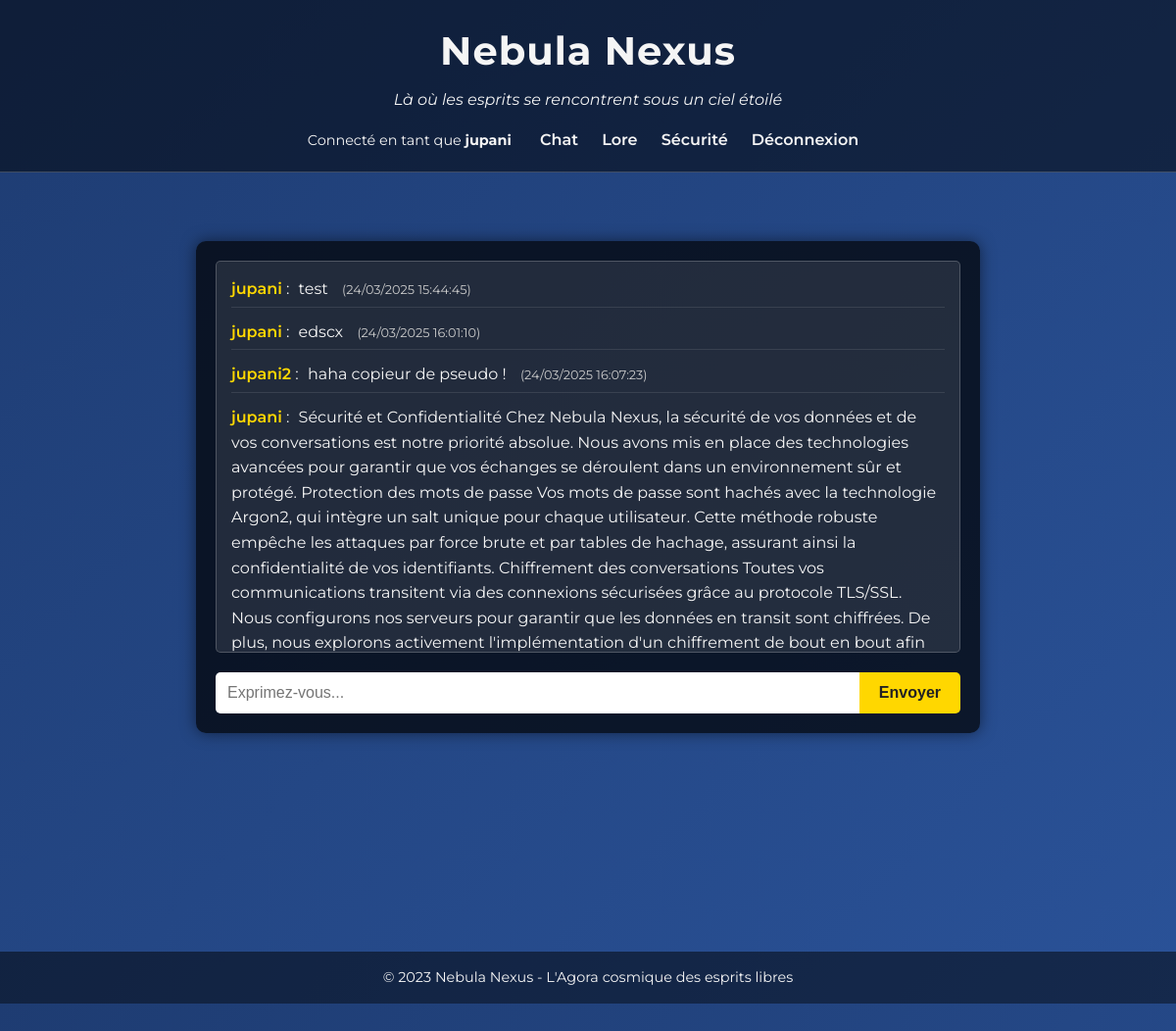
The page /chat (signed in) on the database its author committed.
### models.py (models this page shows)
class User(db.Model):
    id = db.Column(db.Integer, primary_key=True)
    username = db.Column(db.String(80), unique=True, nullable=False)
    password_hash = db.Column(db.String(200), nullable=False)
    last_update = db.Column(db.DateTime, default=datetime.utcnow)
    messages = db.relationship('Message', backref='author', lazy=True)

class Message(db.Model):
    id = db.Column(db.Integer, primary_key=True)
    content = db.Column(db.Text, nullable=False)
    timestamp = db.Column(db.DateTime, default=datetime.utcnow)
    user_id = db.Column(db.Integer, db.ForeignKey('user.id'), nullable=False)

### app.py (the view)
@app.route('/chat', methods=['GET', 'POST'])
def chat():
    if 'user_id' not in session:
        return redirect(url_for('login'))
    if request.method == 'POST':
        message_content = request.form.get('message')
        if message_content:
            new_message = Message(content=message_content, user_id=session['user_id'])
            db.session.add(new_message)
            db.session.commit()
    messages = Message.query.order_by(Message.timestamp.asc()).all()
    return render_template('chat.html', messages=messages)

### templates/chat.html (shortened to what this page needs)
{% extends "base.html" %}
{% block content %}
<div class="chat-container">
    <div id="chatbox">
        {% for message in messages %}
            <div class="message">
                <span class="author">{{ message.author.username }}</span> :
                <span class="content">{{ message.content }}</span>
                <span class="timestamp">({{ message.timestamp.strftime("%d/%m/%Y %H:%M:%S") }})</span>
            </div>
        {% endfor %}
    </div>
    <form method="POST" class="chat-form">
        <input type="text" name="message" placeholder="Exprimez-vous..." required>
        <button type="submit">Envoyer</button>
    </form>
</div>
{% endblock %}

### templates/base.html (shortened to what this page needs)
<!DOCTYPE html>
<html lang="fr">
<head>
    <link rel="stylesheet" href="{{ url_for('static', filename='css/base.css') }}">
    <link rel="stylesheet" href="{{ url_for('static', filename='css/forms.css') }}">
    <link rel="stylesheet" href="{{ url_for('static', filename='css/chat.css') }}">
    <link rel="stylesheet" href="{{ url_for('static', filename='css/lore.css') }}">
    <link rel="stylesheet" href="{{ url_for('static', filename='css/security.css') }}">
</head>
<body>
    <header>
        <div class="branding">
            <h1>Nebula Nexus</h1>
            <p class="tagline">Là où les esprits se rencontrent sous un ciel étoilé</p>
        </div>
        <nav>
            {% if session.username %}
                <span>Connecté en tant que <strong>{{ session.username }}</strong></span>
                <a href="{{ url_for('chat') }}">Chat</a>
                <a href="{{ url_for('lore') }}">Lore</a>
                <a href="{{ url_for('security') }}">Sécurité</a>
                <a href="{{ url_for('logout') }}">Déconnexion</a>
            {% else %}
                <a href="{{ url_for('login') }}">Connexion</a>
                <a href="{{ url_for('signup') }}">Inscription</a>
                <a href="{{ url_for('lore') }}">Lore</a>
                <a href="{{ url_for('security') }}">Sécurité</a>
            {% endif %}
        </nav>
    </header>
    <main>
        {% block content %}{% endblock %}
    </main>
    <footer>
        <p>&copy; 2023 Nebula Nexus - L'Agora cosmique des esprits libres</p>
    </footer>
</body>
</html>

### static/css/base.css (style rules this page uses)
* { margin: 0; padding: 0; box-sizing: border-box; }
body { font-family: 'Montserrat', sans-serif; background: linear-gradient(135deg, #1e3c72, #2a5298); color: #f5f5f5; line-height: 1.6; }
header { background: rgba(0, 0, 0, 0.5); padding: 20px; text-align: center; border-bottom: 1px solid rgba(255, 255, 255, 0.2); }
.branding h1 { font-size: 2.5rem; letter-spacing: 1px; }
.branding .tagline { font-size: 1rem; font-style: italic; margin-top: 5px; }
nav { margin-top: 15px; }
nav span { font-size: 0.9rem; margin-right: 15px; }
nav a { color: #f5f5f5; text-decoration: none; margin: 0 10px; font-weight: 600; transition: color 0.3s ease; }
main { padding: 30px 15px; min-height: 70vh; }
footer { text-align: center; padding: 15px; background: rgba(0, 0, 0, 0.5); font-size: 0.9rem; margin-top: 20px; }

### static/css/chat.css (style rules this page uses)
.chat-container { background: rgba(0, 0, 0, 0.7); max-width: 800px; margin: 40px auto; padding: 20px; border-radius: 10px; box-shadow: 0 0 15px rgba(0, 0, 0, 0.5); }
#chatbox { background: rgba(255, 255, 255, 0.1); border: 1px solid rgba(255, 255, 255, 0.2); padding: 15px; height: 400px; overflow-y: auto; margin-bottom: 20px; border-radius: 5px; }
.message { margin-bottom: 12px; padding-bottom: 5px; border-bottom: 1px solid rgba(255, 255, 255, 0.1); }
.message .author { font-weight: 600; color: #ffd700; }
.message .content { margin-left: 5px; }
.message .timestamp { font-size: 0.8rem; color: #ccc; margin-left: 10px; }
.chat-form { display: flex; }
.chat-form input[type="text"] { flex: 1; padding: 12px; border: none; border-radius: 5px 0 0 5px; font-size: 1rem; }
.chat-form button { padding: 12px 20px; background: #ffd700; color: #222; border: none; border-radius: 0 5px 5px 0; font-size: 1rem; font-weight: 600; cursor: pointer; transition: background 0.3s ease; }

### rows shown on the page
User: username "jupani"
Message: author.username "jupani", content "test", timestamp "24/03/2025 15:44:45"
Message: author.username "jupani", content "edscx", timestamp "24/03/2025 16:01:10"
Message: author.username "jupani2", content "haha copieur de pseudo !", timestamp "24/03/2025 16:07:23"
Message: author.username "jupani", content "Sécurité et Confidentialité Chez Nebula Nexus, la sécurité de vos données et de vos conversations est notre priorité absolue. Nous avons mis en place des technologies avancées pour garantir que vos échanges se déroulent dans un environnement sûr et protégé. Protection des mots de passe Vos mots de passe sont hachés avec la technologie Argon2, qui intègre un salt unique pour chaque utilisateur. Cette méthode robuste empêche les attaques par force brute et par tables de hachage, assurant ainsi la confidentialité de vos identifiants. Chiffrement des conversations Toutes vos communications transitent via des connexions sécurisées grâce au protocole TLS/SSL. Nous configurons nos serveurs pour…"
